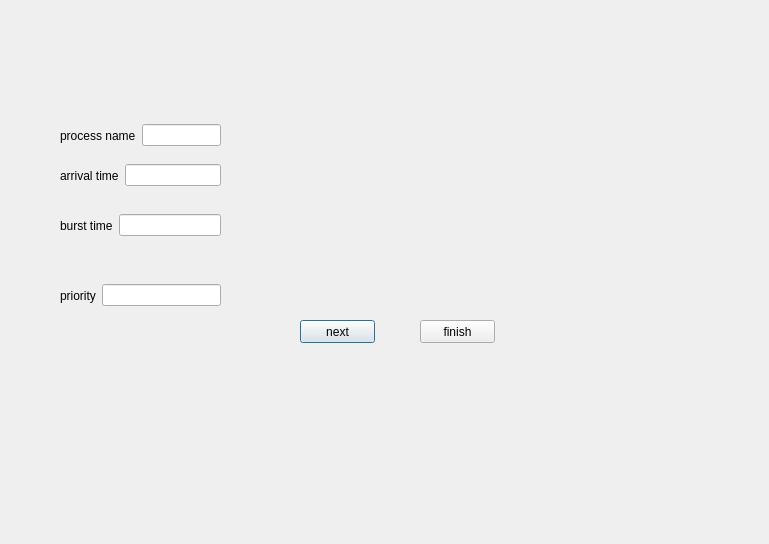
<?xml version="1.0" encoding="UTF-8"?>
<ui version="4.0">
 <class>pre_priority</class>
 <widget class="QDialog" name="pre_priority">
  <property name="geometry">
   <rect>
    <x>0</x>
    <y>0</y>
    <width>769</width>
    <height>544</height>
   </rect>
  </property>
  <property name="windowTitle">
   <string>Dialog</string>
  </property>
  <widget class="QWidget" name="layoutWidget_3">
   <property name="geometry">
    <rect>
     <x>60</x>
     <y>120</y>
     <width>161</width>
     <height>31</height>
    </rect>
   </property>
   <layout class="QHBoxLayout" name="horizontalLayout_6">
    <item>
     <widget class="QLabel" name="label_6">
      <property name="text">
       <string>process name</string>
      </property>
     </widget>
    </item>
    <item>
     <widget class="QLineEdit" name="lineEdit_Process"/>
    </item>
   </layout>
  </widget>
  <widget class="QWidget" name="layoutWidget_2">
   <property name="geometry">
    <rect>
     <x>60</x>
     <y>200</y>
     <width>161</width>
     <height>51</height>
    </rect>
   </property>
   <layout class="QHBoxLayout" name="horizontalLayout_5">
    <item>
     <widget class="QLabel" name="label_5">
      <property name="text">
       <string>burst time</string>
      </property>
     </widget>
    </item>
    <item>
     <widget class="QLineEdit" name="lineEdit_burst"/>
    </item>
   </layout>
  </widget>
  <widget class="QWidget" name="layoutWidget_4">
   <property name="geometry">
    <rect>
     <x>60</x>
     <y>270</y>
     <width>161</width>
     <height>51</height>
    </rect>
   </property>
   <layout class="QHBoxLayout" name="horizontalLayout_7">
    <item>
     <widget class="QLabel" name="label_7">
      <property name="text">
       <string>priority</string>
      </property>
     </widget>
    </item>
    <item>
     <widget class="QLineEdit" name="priority_2"/>
    </item>
   </layout>
  </widget>
  <widget class="QWidget" name="layoutWidget">
   <property name="geometry">
    <rect>
     <x>60</x>
     <y>160</y>
     <width>161</width>
     <height>31</height>
    </rect>
   </property>
   <layout class="QHBoxLayout" name="horizontalLayout_4">
    <item>
     <widget class="QLabel" name="label_4">
      <property name="text">
       <string>arrival time</string>
      </property>
     </widget>
    </item>
    <item>
     <widget class="QLineEdit" name="lineEdit_arrival"/>
    </item>
   </layout>
  </widget>
  <widget class="QPushButton" name="PB_next">
   <property name="geometry">
    <rect>
     <x>300</x>
     <y>320</y>
     <width>75</width>
     <height>23</height>
    </rect>
   </property>
   <property name="text">
    <string>next</string>
   </property>
  </widget>
  <widget class="QPushButton" name="PB_finish">
   <property name="geometry">
    <rect>
     <x>420</x>
     <y>320</y>
     <width>75</width>
     <height>23</height>
    </rect>
   </property>
   <property name="text">
    <string>finish</string>
   </property>
  </widget>
 </widget>
 <tabstops>
  <tabstop>lineEdit_Process</tabstop>
  <tabstop>lineEdit_arrival</tabstop>
  <tabstop>lineEdit_burst</tabstop>
  <tabstop>priority_2</tabstop>
  <tabstop>PB_next</tabstop>
  <tabstop>PB_finish</tabstop>
 </tabstops>
 <resources/>
 <connections/>
</ui>
